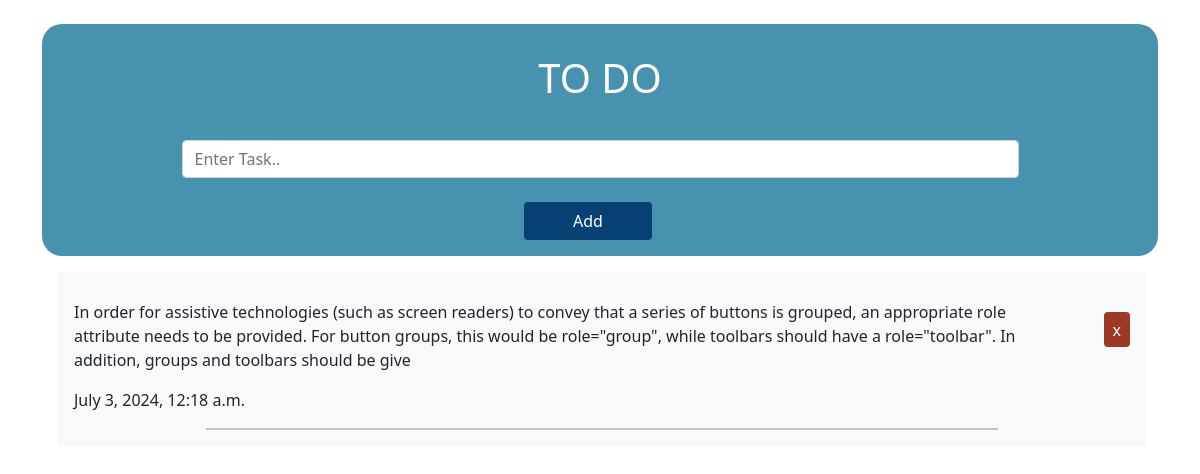
Screenshot of /todo with the database file from the repository.
### todo/models.py (models this page shows, shortened)
class Todo(models.Model):
    text = models.CharField(max_length=300)
    date = models.DateTimeField(default=timezone.now)

### todo/views.py (the view)
# urls.py: path('todo', views.todo , name='todo'  ),
def todo(request):
    data = Todo.objects.order_by('-date')
    if request.method == 'POST':
        form = TodoForm(request.POST)
        if form.is_valid():
            form.save()
            return redirect('todo')
    return render(request, 'index.html' , {'form': TodoForm , 'data': data})

### templates/index.html (shortened to what this page needs)
<!DOCTYPE html>
<html lang="en">
  <head>
    <link href="https://cdn.jsdelivr.net/npm/bootstrap@5.0.2/dist/css/bootstrap.min.css" rel="stylesheet" />
  </head>
  <body>
    <div class="container ">
      <form method="POST" class=" mt-4 mb-3 myform">
        <label for="formGroupExampleInput" class="form-label d-flex justify-content-center p-4 text-white">TO DO </label>
        <div class="w-75 d-flex m-auto">{{ form.text }}</div>
        <div class="d-grid gap-2 d-md-flex justify-content-md-center">
          <input class="btn me-md-4 mt-4 ps-5 pe-5 mb-3 text-white add-btn" type="submit" value="Add" />
        </div>
      </form>
      <div class="container ps-3   ">
        {% for text in data %}
        <div class="bg-light p-3 pt-4">
            <div class="row" >
                <p class="pt-1 col-11" >{{ text.text }}</p>
                <form class="d-grid gap-2 d-md-flex justify-content-md-end col-1 pt-3" action="delete/{{ text.id }}" method="POST">
                    <button class="btn remove-btn text-white p-2 pt-0 pb-0"  value="remove" type="submit">x</button>
                </form>
            </div>
            <p>{{ text.date }}</p>
            <hr class="border border-1 border-dark w-75 m-auto ">
        </div>
        {% endfor %}
      </div>
    </div>
  </body>
</html>

### templates/index.html (style rules this page uses)
.myform { background-color: #4793af; border-radius: 20px; }
.add-btn { background-color: #074173; }
.remove-btn { background-color: #9B3922; height: 35px; }
label { font-size:40px; }

### rows the page displays
Todo: text "In order for assistive technologies (such as screen readers) to convey that a series of buttons is grouped, an appropriate role attribute needs to be provided. For button groups, this would be role=\"group\", while toolbars should have a role=\"toolbar\". In addition, groups and toolbars should be give", date "July 3, 2024, 12:18 a.m."
